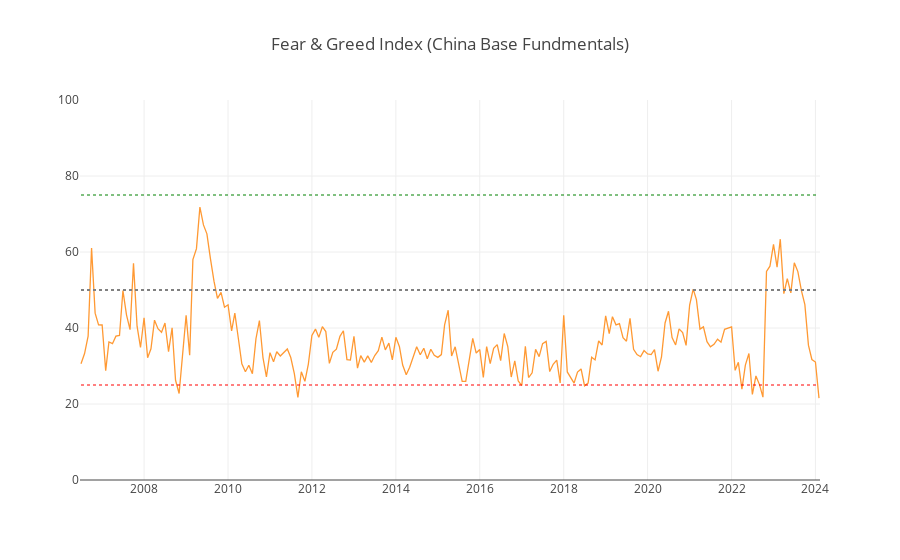

Notebook cell for this chart:
### Code cell
layout = {
    'shapes': [
        {
            'type': 'line',
            'x0': cnn.index.min(),
            'y0': 75,  # 指定线的y值
            'x1': cnn.index.max(),
            'y1': 75,  # 线的y值保持不变，因为这是一条水平线
            'line': {
                'color': 'green',
                'width': 1,
                'dash': 'dot',  # 线的样式（实线、虚线等）
            },
        },
        {
            'type': 'line',
            'x0': cnn.index.min(),
            'y0': 50,  # 指定线的y值
            'x1': cnn.index.max(),
            'y1': 50,  # 线的y值保持不变，因为这是一条水平线
            'line': {
                'color': 'gray',
                'width': 2,
                'dash': 'dot',  # 线的样式（实线、虚线等）
            },
        },
        {
            'type': 'line',
            'x0': cnn.index.min(),
            'y0': 25,  # 指定线的y值
            'x1': cnn.index.max(),
            'y1': 25,  # 线的y值保持不变，因为这是一条水平线
            'line': {
                'color': 'red',
                'width': 1,
                'dash': 'dot',  # 线的样式（实线、虚线等）
            },
        }
    ],
    'yaxis': {
        'range': [0, 100]  # 设置y轴的最小值和最大值
    },
    'y0': 50,  # 指定线的y值
    'title': 'Fear & Greed Index (China Base Fundmentals)'
}

cnn['Fear_Greed_Index'].iplot(kind='line', layout=layout)

### Figure 1 — Plotly figure (JSON) as saved in the notebook; plotly's stock layout.template omitted (floating-point values rounded to 4 significant figures; data arrays with more than 128 entries replaced by an {"elided": "..."} marker saying what was removed)
{"data": [{"line": {"color": "rgba(255, 153, 51, 1.0)", "dash": "solid", "shape": "linear", "width": 1.3}, "mode": "lines", "name": "Fear_Greed_Index", "text": "", "type": "scatter", "x": {"elided": "212 str values"}, "y": {"elided": "212 float values"}}], "layout": {"autosize": true, "shapes": [{"line": {"color": "green", "dash": "dot", "width": 1}, "type": "line", "x0": "2006-07-01T00:00:00+08:00", "x1": "2024-02-01T00:00:00+08:00", "y0": 75, "y1": 75}, {"line": {"color": "gray", "dash": "dot", "width": 2}, "type": "line", "x0": "2006-07-01T00:00:00+08:00", "x1": "2024-02-01T00:00:00+08:00", "y0": 50, "y1": 50}, {"line": {"color": "red", "dash": "dot", "width": 1}, "type": "line", "x0": "2006-07-01T00:00:00+08:00", "x1": "2024-02-01T00:00:00+08:00", "y0": 25, "y1": 25}], "title": {"text": "Fear & Greed Index (China Base Fundmentals)"}, "xaxis": {"autorange": true, "range": ["2006-06-24 06:43:40.9205", "2024-02-07 17:16:19.0795"], "type": "date"}, "y0": 50, "yaxis": {"range": [0, 100], "type": "linear"}}}
